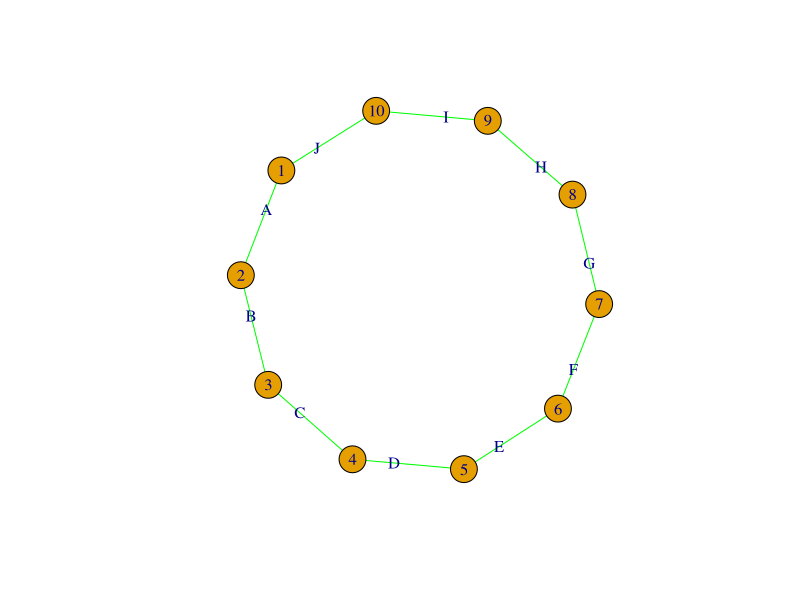

R code for this plot:
library(igraph)


### Name: edge_attr<-
### Title: Set one or more edge attributes
### Aliases: edge_attr<- edge.attributes<-

### ** Examples

g <- make_ring(10)
edge_attr(g) <- list(name = LETTERS[1:10],
                      color = rep("green", gsize(g)))
edge_attr(g, "label") <- E(g)$name
g
plot(g)
